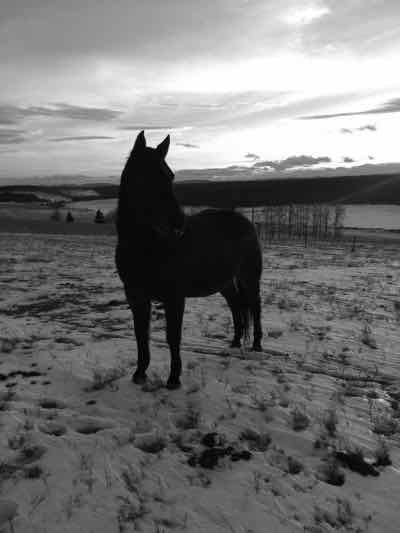
#> input picture Sorento.jpg, 400 x 533 px
$ jupyter execute fft_experiments_ST.ipynb
#> lines starting #> are read from the running program, lines starting #| are printed output that depends on the picture
[cell 1]
import numpy as np
import random
import matplotlib.pyplot as plt
from matplotlib import pylab
from PIL import Image
from math import e
import astropy.io.fits as pf
from astropy.io import fits

## Load an image and apply an optional taper

[cell 2]
image = Image.open("Sorento.jpg")
#> image is the input picture: PIL image 400x533 RGB; min 0, max 255, mean 114.8
image_arr = np.array(image)

x, y = np.meshgrid(np.linspace(-200,200,399), np.linspace(-200,200,399))
r = np.sqrt(x**2+y**2)

fwhm = 50.
taper = np.exp(-4*np.log(2)*((r-150)**2)/fwhm**2)
taper[np.where(r<=150)] = 1
plt.plot(taper[:,200])

print(image_arr.shape)
#| (533, 400, 3)
image_bw = image_arr[50:449,0:399,0]*taper
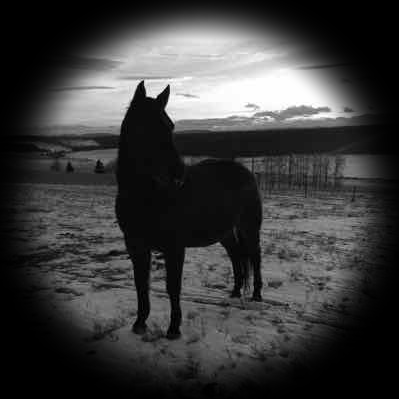
#> image_bw: shape (399, 399) float64; min 0, max 255, mean 59.3
print(image_bw.shape)
#| (399, 399)
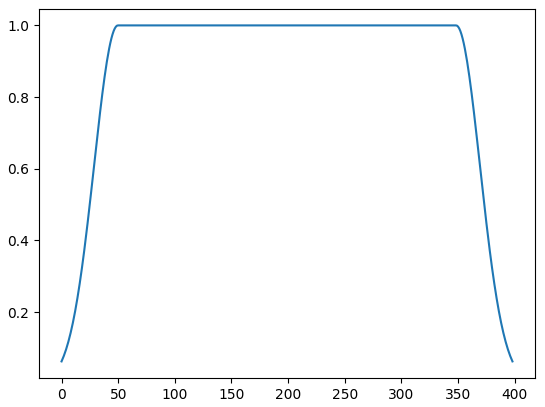
#> figure drawn by matplotlib, 1 panel; curve peaks at x = 50, y = 1

[cell 3]
r1 = 5
r2 = 15

mask1 = np.exp(-4*np.log(2)*((r-r1)**2)/3**2)
mask2 = np.exp(-4*np.log(2)*((r-r2)**2)/3**2)
mask = mask1+mask2
mask[np.where(r<r1)] = 1
mask[np.where(r>r2)] = 1

image_FFT = np.fft.fft2(image_bw)

f = plt.figure(figsize=(20,30))

image_FFT_shift = np.fft.fftshift(image_FFT)
image_IFFT = np.fft.ifft2(image_FFT_shift)
plt.subplot(431),plt.plot(abs(image_FFT_shift[200,:])),plt.grid(),plt.xlim(180,220),plt.ylim(0,2.5e6)
plt.subplot(432),plt.imshow(abs(image_FFT_shift),vmin=0,vmax=1e6),plt.xlim(180,220),plt.ylim(180,220)
plt.subplot(433),plt.imshow(abs(image_IFFT),vmin=0,vmax=250)

image_FFT_shift = np.fft.fftshift(image_FFT)*mask
image_IFFT = np.fft.ifft2(image_FFT_shift)
plt.subplot(434),plt.plot(abs(image_FFT_shift[200,:])),plt.grid(),plt.xlim(180,220),plt.ylim(0,2.5e6)
plt.subplot(435),plt.imshow(abs(image_FFT_shift),vmin=0,vmax=1e6),plt.xlim(180,220),plt.ylim(180,220)
plt.subplot(436),plt.imshow(abs(image_IFFT),vmin=0,vmax=250)

mask[np.where((r>=r1) & (r<=r2))] = (-mask[np.where((r>=r1) & (r<=r2))]+2.)
image_FFT_shift = np.fft.fftshift(image_FFT)*mask
#image_FFT_shift[np.where((r>=r1) & (r<=r2))] = 5e5
image_IFFT = np.fft.ifft2(image_FFT_shift)
#plt.subplot(437),plt.plot(mask[200,:]),plt.grid(),plt.xlim(180,220)
plt.subplot(437),plt.plot(abs(image_FFT_shift[200,:])),plt.grid(),plt.xlim(180,220),plt.ylim(0,2.5e6)
plt.subplot(438),plt.imshow(abs(image_FFT_shift),vmin=0,vmax=1e6),plt.xlim(180,220),plt.ylim(180,220)
plt.subplot(439),plt.imshow(abs(image_IFFT),vmin=0,vmax=250)

plt.show()
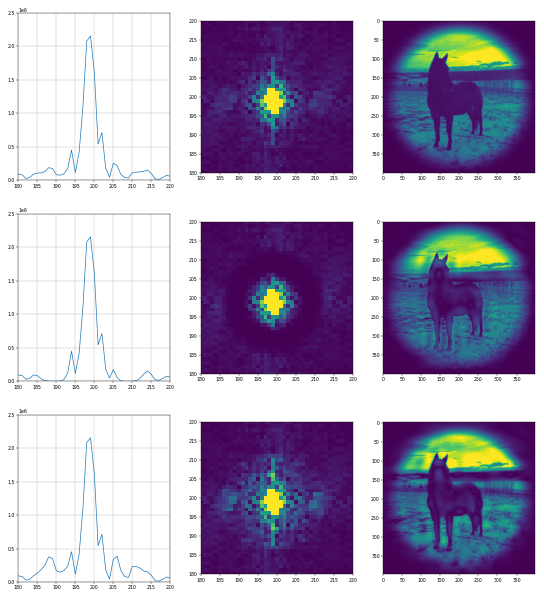
#> figure drawn by matplotlib, 9 panels; panel 1: curve peaks at x = 199, y = 2157515.1; panel 4: curve peaks at x = 199, y = 2157515.1; panel 7: curve peaks at x = 199, y = 2157515.1
